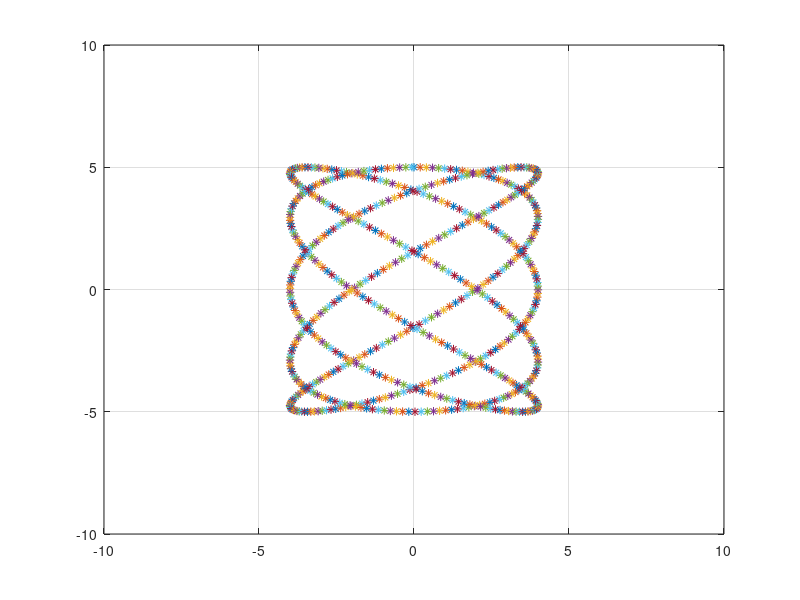

MATLAB code for this plot:
pi=3.1416
for t = 0:0.01:2*pi
    x = 4*sin(5*t)
    y = 5*cos(3*t)
    axis([-10 10 -10 10]);
    plot(x,y,'*');
    pause(0.01);
    hold on
    grid on
end